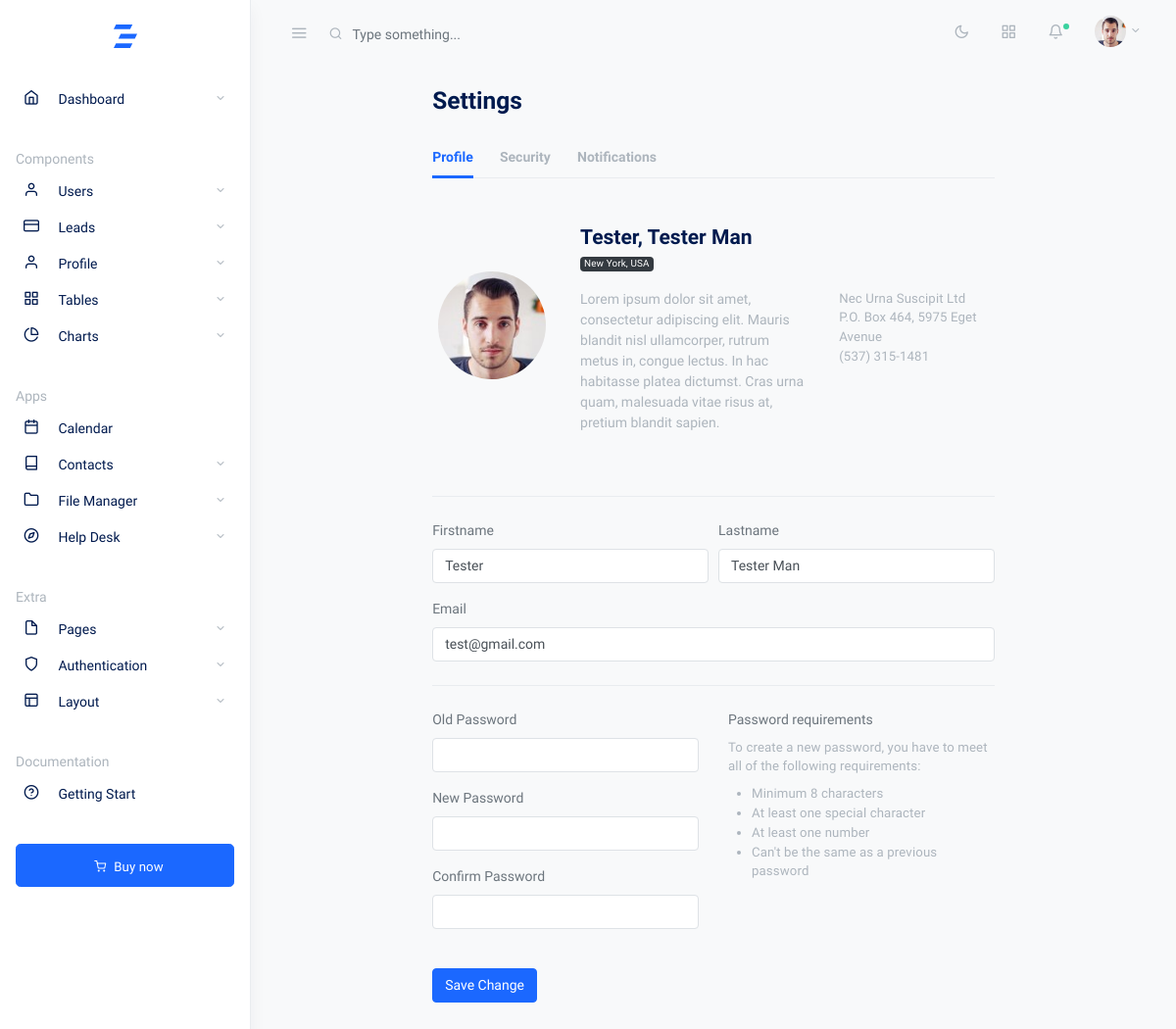
The page /base/profile_settings/ (signed in) on the database its author committed.
### accounts/models.py (models this page shows)
class CustomUserTypes(AbstractUser):
    is_sales = models.BooleanField(default = False)
    is_advisor = models.BooleanField(default=False)
    is_admin = models.BooleanField(default=False)

### base/views.py (the view, shortened to what this page needs)
# urls.py: path('profile_settings/',profile_settings,name ="profile_settings"),
def profile_settings(request):
    user = request.user
    return render(request, 'base/profile_setting.html', {'user': user})

### templates/base/profile_setting.html (shortened to what this page needs)
{% load static %}
<!doctype html>
<html lang="en">
  <head>
    <link rel="stylesheet" href="css/simplebar.css">
    <link rel="stylesheet" href="{%static 'css/feather.css'%}">
    <link rel="stylesheet" href="{%static 'css/daterangepicker.css'%}">
    <link rel="stylesheet" href="{%static 'css/app-light.css'%}" id="lightTheme">
    <link rel="stylesheet" href="{%static 'css/app-dark.css'%}" id="darkTheme" disabled>
  </head>
  <body class="vertical  light  ">
    <div class="wrapper">
      <nav class="topnav navbar navbar-light">
        <button type="button" class="navbar-toggler text-muted mt-2 p-0 mr-3 collapseSidebar">
          <i class="fe fe-menu navbar-toggler-icon"></i>
        </button>
        <form class="form-inline mr-auto searchform text-muted">
          <input class="form-control mr-sm-2 bg-transparent border-0 pl-4 text-muted" type="search" placeholder="Type something..." aria-label="Search">
        </form>
        <ul class="nav">
          <li class="nav-item">
            <a class="nav-link text-muted my-2" href="#" id="modeSwitcher" data-mode="light">
              <i class="fe fe-sun fe-16"></i>
            </a>
          </li>
          <li class="nav-item">
            <a class="nav-link text-muted my-2" href="./#" data-toggle="modal" data-target=".modal-shortcut">
              <span class="fe fe-grid fe-16"></span>
            </a>
          </li>
          <li class="nav-item nav-notif">
            <a class="nav-link text-muted my-2" href="./#" data-toggle="modal" data-target=".modal-notif">
              <span class="fe fe-bell fe-16"></span>
              <span class="dot dot-md bg-success"></span>
            </a>
          </li>
          <li class="nav-item dropdown">
            <a class="nav-link dropdown-toggle text-muted pr-0" href="#" id="navbarDropdownMenuLink" role="button" data-toggle="dropdown" aria-haspopup="true" aria-expanded="false">
              <span class="avatar avatar-sm mt-2">
               <img src="{% static 'assets/avatars/face-1.jpg' %}" alt="..." class="avatar-img rounded-circle">
              </span>
            </a>
          </li>
        </ul>
      </nav>
      <aside class="sidebar-left border-right bg-white shadow" id="leftSidebar" data-simplebar>
        <nav class="vertnav navbar navbar-light">
          <div class="w-100 mb-4 d-flex">
            <a class="navbar-brand mx-auto mt-2 flex-fill text-center" href="./index.html">
            </a>
          </div>
          <ul class="navbar-nav flex-fill w-100 mb-2">
            <li class="nav-item dropdown">
              <a href="#dashboard" data-toggle="collapse" aria-expanded="false" class="dropdown-toggle nav-link">
                <i class="fe fe-home fe-16"></i>
                <span class="ml-3 item-text">Dashboard</span><span class="sr-only">(current)</span>
              </a>
            </li>
          </ul>
          <p class="text-muted nav-heading mt-4 mb-1">
            <span>Components</span>
          </p>
          <ul class="navbar-nav flex-fill w-100 mb-2">
            <li class="nav-item dropdown">
               <a href="#ui-elements" data-toggle="collapse" aria-expanded="false"
                                class="dropdown-toggle nav-link">
                                <i class="fe fe-user fe-16"></i>
                                <span class="ml-3 item-text">Users</span>
                            </a>
            </li>
            <li class="nav-item dropdown">
              <a href="#forms" data-toggle="collapse" aria-expanded="false" class="dropdown-toggle nav-link">
                <i class="fe fe-credit-card fe-16"></i>
                <span class="ml-3 item-text">Leads</span>
              </a>
            </li>
            <li class="nav-item dropdown">
                        <a href="#profile" data-toggle="collapse" aria-expanded="false"
                            class="dropdown-toggle nav-link">
                            <i class="fe fe-user fe-16"></i>
                            <span class="ml-3 item-text">Profile</span>
                        </a>
                    </li>
            <li class="nav-item dropdown">
              <a href="#tables" data-toggle="collapse" aria-expanded="false" class="dropdown-toggle nav-link">
                <i class="fe fe-grid fe-16"></i>
                <span class="ml-3 item-text">Tables</span>
              </a>
            </li>
            <li class="nav-item dropdown">
              <a href="#charts" data-toggle="collapse" aria-expanded="false" class="dropdown-toggle nav-link">
                <i class="fe fe-pie-chart fe-16"></i>
                <span class="ml-3 item-text">Charts</span>
              </a>
            </li>
          </ul>
          <p class="text-muted nav-heading mt-4 mb-1">
            <span>Apps</span>
          </p>
          <ul class="navbar-nav flex-fill w-100 mb-2">
            <li class="nav-item w-100">
              <a class="nav-link" href="calendar.html">
                <i class="fe fe-calendar fe-16"></i>
                <span class="ml-3 item-text">Calendar</span>
              </a>
            </li>
            <li class="nav-item dropdown">
              <a href="#contact" data-toggle="collapse" aria-expanded="false" class="dropdown-toggle nav-link">
                <i class="fe fe-book fe-16"></i>
                <span class="ml-3 item-text">Contacts</span>
              </a>
            </li>
            <li class="nav-item dropdown">
              <a href="#fileman" data-toggle="collapse" aria-expanded="false" class="dropdown-toggle nav-link">
                <i class="fe fe-folder fe-16"></i>
                <span class="ml-3 item-text">File Manager</span>
              </a>
            </li>
            <li class="nav-item dropdown">
              <a href="#support" data-toggle="collapse" aria-expanded="false" class="dropdown-toggle nav-link">
                <i class="fe fe-compass fe-16"></i>
                <span class="ml-3 item-text">Help Desk</span>
              </a>
            </li>
          </ul>
          <p class="text-muted nav-heading mt-4 mb-1">
            <span>Extra</span>
          </p>
          <ul class="navbar-nav flex-fill w-100 mb-2">
            <li class="nav-item dropdown">
              <a href="#pages" data-toggle="collapse" aria-expanded="false" class="dropdown-toggle nav-link">
                <i class="fe fe-file fe-16"></i>
                <span class="ml-3 item-text">Pages</span>
              </a>
            </li>
            <li class="nav-item dropdown">
              <a href="#auth" data-toggle="collapse" aria-expanded="false" class="dropdown-toggle nav-link">
                <i class="fe fe-shield fe-16"></i>
                <span class="ml-3 item-text">Authentication</span>
              </a>
            </li>
            <li class="nav-item dropdown">
              <a href="#layouts" data-toggle="collapse" aria-expanded="false" class="dropdown-toggle nav-link">
                <i class="fe fe-layout fe-16"></i>
                <span class="ml-3 item-text">Layout</span>
              </a>
            </li>
          </ul>
          <p class="text-muted nav-heading mt-4 mb-1">
            <span>Documentation</span>
          </p>
          <ul class="navbar-nav flex-fill w-100 mb-2">
            <li class="nav-item w-100">
              <a class="nav-link" href="../docs/index.html">
                <i class="fe fe-help-circle fe-16"></i>
                <span class="ml-3 item-text">Getting Start</span>
              </a>
            </li>
          </ul>
          <div class="btn-box w-100 mt-4 mb-1">
            <a href="https://themeforest.net/item/tinydash-bootstrap-html-admin-dashboard-template/27511269" target="_blank" class="btn mb-2 btn-primary btn-lg btn-block">
              <i class="fe fe-shopping-cart fe-12 mx-2"></i><span class="small">Buy now</span>
            </a>
          </div>
        </nav>
      </aside>
      <main role="main" class="main-content">
        <div class="container-fluid">
          <div class="row justify-content-center">
            <div class="col-12 col-lg-10 col-xl-8">
              <h2 class="h3 mb-4 page-title">Settings</h2>
              <div class="my-4">
                <ul class="nav nav-tabs mb-4" id="myTab" role="tablist">
                  <li class="nav-item">
                    <a class="nav-link active" id="home-tab" data-toggle="tab" href="#home" role="tab" aria-controls="home" aria-selected="true">Profile</a>
                  </li>
                  <li class="nav-item">
                    <a class="nav-link" id="profile-tab" data-toggle="tab" href="#profile" role="tab" aria-controls="profile" aria-selected="false">Security</a>
                  </li>
                  <li class="nav-item">
                    <a class="nav-link" id="contact-tab" data-toggle="tab" href="#contact" role="tab" aria-controls="contact" aria-selected="false">Notifications</a>
                  </li>
                </ul>
                <form method="post">
  <div class="row mt-5 align-items-center">
    <div class="col-md-3 text-center mb-5">
      <div class="avatar avatar-xl">
        <img src="{% static 'assets/avatars/face-1.jpg' %}" alt="..." class="avatar-img rounded-circle">
      </div>
    </div>
    <div class="col">
      <div class="row align-items-center">
        <div class="col-md-7">
          <h4 class="mb-1">{{ user.first_name }}, {{ user.last_name }}</h4>
          <p class="small mb-3"><span class="badge badge-dark">New York, USA</span></p>
        </div>
      </div>
      <div class="row mb-4">
        <div class="col-md-7">
          <p class="text-muted">Lorem ipsum dolor sit amet, consectetur adipiscing elit. Mauris blandit nisl ullamcorper, rutrum metus in, congue lectus. In hac habitasse platea dictumst. Cras urna quam, malesuada vitae risus at, pretium blandit sapien.</p>
        </div>
        <div class="col">
          <p class="small mb-0 text-muted">Nec Urna Suscipit Ltd</p>
          <p class="small mb-0 text-muted">P.O. Box 464, 5975 Eget Avenue</p>
          <p class="small mb-0 text-muted">(537) 315-1481</p>
        </div>
      </div>
    </div>
  </div>
  <hr class="my-4">
  <div class="form-row">
    <div class="form-group col-md-6">
      <label for="firstname">Firstname</label>
      <input type="text" id="firstname" name="firstname" class="form-control" placeholder="Brown" value="{{ user.first_name }}">
    </div>
    <div class="form-group col-md-6">
      <label for="lastname">Lastname</label>
      <input type="text" id="lastname" name="lastname" class="form-control" placeholder="Asher" value="{{ user.last_name }}">
    </div>
  </div>
  <div class="form-group">
    <label for="inputEmail4">Email</label>
    <input type="email" name="inputEmail4" class="form-control" placeholder="brown@asher.me" value="{{ user.email }}">
  </div>
  <hr class="my-4">
  <div class="row mb-4">
    <div class="col-md-6">
      <div class="form-group">
        <label for="inputPassword4">Old Password</label>
        <input type="password" name="inputPassword4" class="form-control">
      </div>
      <div class="form-group">
        <label for="inputPassword5">New Password</label>
        <input type="password" name="inputPassword5" class="form-control">
      </div>
      <div class="form-group">
        <label for="inputPassword6">Confirm Password</label>
        <input type="password" name="inputPassword6" class="form-control">
      </div>
    </div>
    <div class="col-md-6">
      <p class="mb-2">Password requirements</p>
      <p class="small text-muted mb-2">To create a new password, you have to meet all of the following requirements:</p>
      <ul class="small text-muted pl-4 mb-0">
        <li>Minimum 8 characters</li>
        <li>At least one special character</li>
        <li>At least one number</li>
        <li>Can't be the same as a previous password</li>
      </ul>
    </div>
  </div>
  <button type="submit" class="btn btn-primary">Save Change</button>
</form>
              </div>
            </div>
          </div>
        </div>
      </main>
    </div>
  </body>
</html>

### static/css/simplebar.css (style rules this page uses)
[data-simplebar] { position: relative; flex-direction: column; flex-wrap: wrap; justify-content: flex-start; align-content: flex-start; align-items: flex-start; }

### static/css/feather.css (style rules this page uses)
.fe { font-family: "feather" !important; speak: none; font-style: normal; font-weight: normal; font-variant: normal; text-transform: none; line-height: 1; -webkit-font-smoothing: antialiased; -moz-osx-font-smoothing: grayscale; }
.fe-16 { font-size: 16px; }
.fe-12 { font-size: 12px; }
.fe-bell:before { content: ""; }
.fe-book:before { content: ""; }
.fe-calendar:before { content: ""; }
.fe-compass:before { content: ""; }
.fe-credit-card:before { content: ""; }
.fe-file:before { content: ""; }
.fe-folder:before { content: ""; }
.fe-grid:before { content: ""; }
.fe-help-circle:before { content: ""; }
.fe-home:before { content: ""; }
.fe-layout:before { content: ""; }
.fe-menu:before { content: ""; }
.fe-pie-chart:before { content: ""; }
.fe-shield:before { content: ""; }
.fe-shopping-cart:before { content: ""; }
.fe-sun:before { content: ""; }
.fe-user:before { content: ""; }

### rows shown on the page
CustomUserTypes: first_name "Tester", last_name "Tester Man", firstname "Tester", lastname "Tester Man", inputEmail4 "test@gmail.com"
